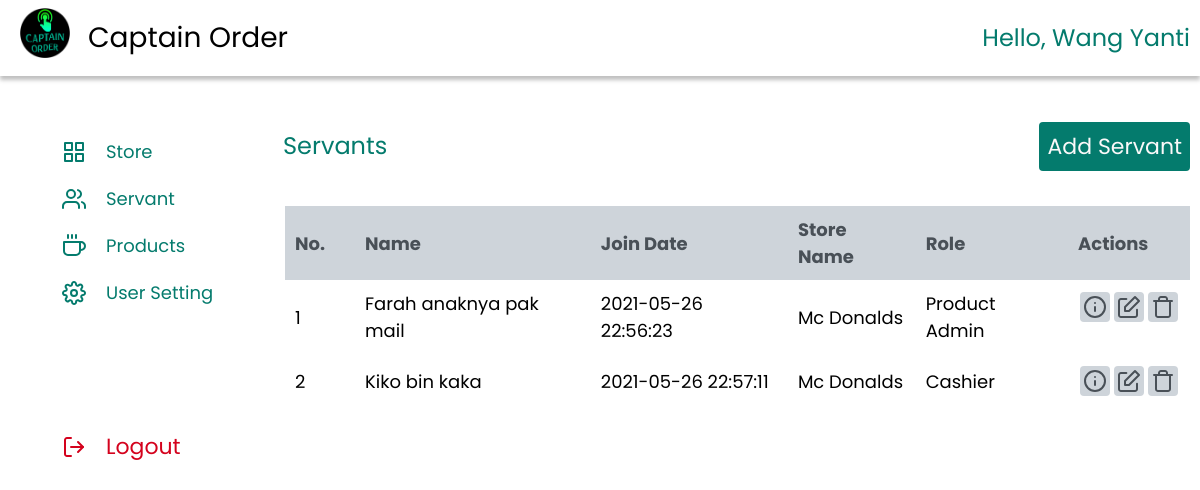
/index_c.php?page=data-servant (signed in), run on the app's committed database.
### tables this page shows
CREATE TABLE `servant` (
  `id` int(11) NOT NULL,
  `username` varchar(50) NOT NULL,
  `password` varchar(8) NOT NULL,
  `name` varchar(50) NOT NULL,
  `join_date` timestamp NOT NULL DEFAULT current_timestamp() ON UPDATE current_timestamp(),
  `role` enum('product_admin','cashier') NOT NULL,
  `id_store_v` int(11) NOT NULL
);

CREATE TABLE `store` (
  `id` int(11) NOT NULL,
  `name` varchar(50) NOT NULL,
  `address` varchar(100) NOT NULL,
  `phone_number` varchar(13) NOT NULL,
  `status` enum('active','deactive') NOT NULL,
  `id_client` int(11) NOT NULL,
  `image` varchar(255) NOT NULL,
  `date_c` timestamp NOT NULL DEFAULT current_timestamp() ON UPDATE current_timestamp()
);

### client/servant/servants.php (the view, shortened to what this page needs)
<?php
$a=1;
 ?>
<div class="head">
	<div class="tittle">
		<p>Servants</p>
	</div>
	<div class="button">
		<a href="?page=add-servant">Add Servant</a>
	</div>
</div>
<div class="cont-show-servant">
	<table>
		<tr>
			<th style="width: 50px;">No.</th>
			<th>Name</th>
			<th>Join Date</th>
			<th>Store Name</th>
			<th>Role</th>
			<th>Actions</th>
		</tr>
		<?php
		$sql_cek="SELECT v.id AS id_v, v.username, v.password, v.name AS name_v, v.join_date, v.role, v.id_store_v, s.name FROM servant AS v LEFT JOIN store AS s ON v.id_store_v=s.id";
		$query_cek = mysqli_query($koneksi, $sql_cek);
	  while($data_cek= mysqli_fetch_array($query_cek)) :?>
		<tr>
			<?php $rl=$data_cek['role']=='product_admin'?'Product Admin':'Cashier';?>
			<td style="width: 50px;"><?= $a++; ?></td>
			<td><?= $data_cek['name_v']; ?></td>
			<td><?= $data_cek['join_date']; ?></td>
			<td><?= $data_cek['name']; ?></td>
			<td><?= $rl; ?></td>
			<td id="act">
				<a href="?page=detail-servant&kode=<?=$data_cek['id_v']; ?>">
				</a>
				<a href="?page=edit-servant&kode=<?=$data_cek['id_v']; ?>">
				</a>
				<a href="?page=del-servant&kode=<?=$data_cek['id_v']; ?>" onclick="return confirm('Apakah anda yakin hapus data ini ?')">
				</a>
			</td>
		</tr>
	<?php endwhile ?>
	</table>
</div>

### data on the page
servant: name "Farah anaknya pak mail", join_date "2021-05-26 22:56:23", id_store_v.name "Mc Donalds", role "Product Admin"
servant: name "Kiko bin kaka", join_date "2021-05-26 22:57:11", id_store_v.name "Mc Donalds", role "Cashier"

### other printed values
$data_name "Wang Yanti"
